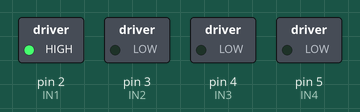
The sketch below on a simulated Arduino Uno, built with avr-gcc and run on an emulated ATmega328P. On the bench: switched loads named in the sketch (green lamp = pin HIGH).

Above: at 0.1 s.
At 5.6 s:
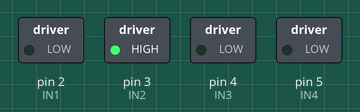
At 11.1 s:
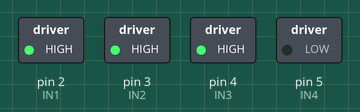
At 16.6 s:
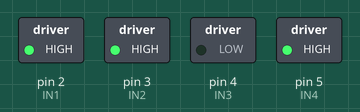
At 21.6 s:
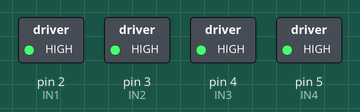
At 37.1 s:
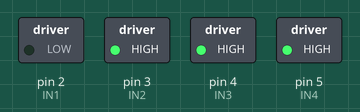
Timing chart, 0 to 38.6 s (numbered marks = the images above):
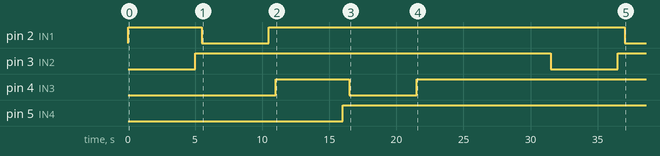

Measured:
- by itself, pin 2 (IN1): LOW → HIGH at 0.00 s, → LOW 5.5 s later, → HIGH 5.0 s later, → LOW 26.5 s later
- by itself, pin 3 (IN2): LOW → HIGH at 5.0 s, → LOW 26.5 s later, → HIGH 5.0 s later
- by itself, pin 4 (IN3): LOW → HIGH at 11.0 s, → LOW 5.5 s later, → HIGH 5.0 s later
- by itself, pin 5 (IN4): LOW → HIGH at 16.0 s

The sketch:

MotorTest.ino
```cpp
int IN1 = 2;
int IN2 = 3;
int IN3 = 4;
int IN4 = 5;

void setup() {
  pinMode(IN1, OUTPUT);
  pinMode(IN2, OUTPUT);
  pinMode(IN3, OUTPUT);
  pinMode(IN4, OUTPUT);
}

void loop() {
  // Test the motors
  MotorACW(5);
  delay(500);
  MotorACCW(5);
  delay(500);
  MotorBCW(5);
  delay(500);
  MotorBCCW(5);
  delay(10000);
}

// Rotates motor A clockwise for time seconds
void MotorACW (int time) {
  digitalWrite(IN1, HIGH);
  digitalWrite(IN2, LOW);
  delay(time * 1000);
  digitalWrite(IN1, HIGH);
  digitalWrite(IN2, HIGH);
}
// Rotates motor A counter-clockwise for time seconds
void MotorACCW(int time) {
  digitalWrite(IN1, LOW);
  digitalWrite(IN2, HIGH);
  delay(time * 1000);
  digitalWrite(IN1, HIGH);
  digitalWrite(IN2, HIGH);
}
// Rotates motor B clockwise for time seconds
void MotorBCW (int time) {
  digitalWrite(IN3, HIGH);
  digitalWrite(IN4, LOW);
  delay(time * 1000);
  digitalWrite(IN3, HIGH);
  digitalWrite(IN4, HIGH);
}
// Rotates motor B counter-clockwise for time seconds
void MotorBCCW (int time) {
  digitalWrite(IN3, LOW);
  digitalWrite(IN4, HIGH);
  delay(time * 1000);
  digitalWrite(IN3, HIGH);
  digitalWrite(IN4, HIGH);
}
```
